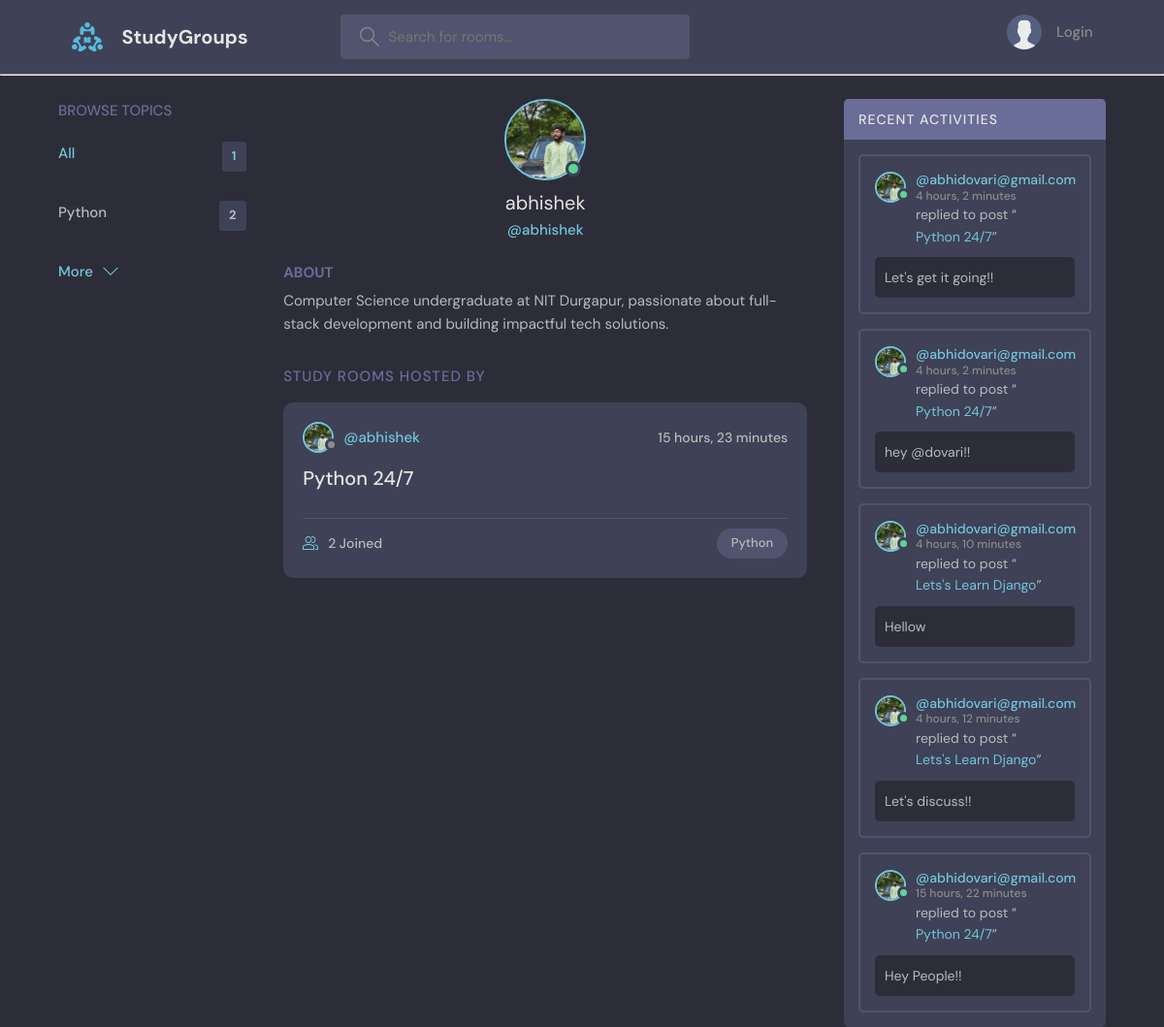
Page /profile/1/ on the committed database.
### base/models.py (models this page shows, shortened)
class Topic(models.Model):
    name = models.CharField(max_length = 200)

class User(AbstractUser):
    name = models.CharField(max_length=200, null=True)
    email = models.EmailField(unique=True, null=True)
    bio = models.TextField(null=True)
    avatar = models.ImageField(null=True, default='avatar.svg')
    USERNAME_FIELD = 'email'
    REQUIRED_FIELDS=[]

class Room(models.Model):
    host = models.ForeignKey(User, on_delete=models.SET_NULL, null=True)
    topic = models.ForeignKey(Topic, on_delete=models.SET_NULL, null=True)
    name = models.CharField(max_length=200)
    description = models.TextField(null = True, blank=True)
    participants = models.ManyToManyField(User, related_name='participants', blank=True)
    updated = models.DateTimeField(auto_now=True) # changes every time the model is updated.
    created = models.DateTimeField(auto_now_add=True) # registers only one date and time the time when this is created.
    class Meta:
        ordering = ['-updated','-created']
    def __str__(self):
        return self.name

class Message(models.Model):
    user = models.ForeignKey(User, on_delete=models.CASCADE)
    room = models.ForeignKey(Room, on_delete=models.CASCADE)
    body = models.TextField()
    updated = models.DateTimeField(auto_now=True)
    created = models.DateTimeField(auto_now_add=True)
    class Meta:
        ordering = ['-updated','-created']

### base/views.py (the view)
# urls.py: path('profile/<str:pk>/', views.userProfile, name='profile'),
def userProfile(request, pk):
    user = User.objects.get(id=pk)
    rooms = user.room_set.all()
    room_messages = user.message_set.all()
    topics = Topic.objects.all()
    context= {'user':user, 'rooms':rooms, 'room_messages':room_messages, 'topics':topics}
    return render(request, 'base/profile.html', context)

### base/templates/base/profile.html (shortened to what this page needs)
{% extends "main.html" %}
{% block content %}
  <main class="profile-page layout layout--3">
    <div class="container">
      {% include "base/topics_component.html" %}
      <div class="roomList">
        <div class="profile">
          <div class="profile__avatar">
            <div class="avatar avatar--large active">
              <img src="{{user.avatar.url}}" />
            </div>
          </div>
          <div class="profile__info">
            <h3>{{user.username}}</h3>
            <p>@{{user.username}}</p>
          </div>
          <div class="profile__about">
            <h3>About</h3>
            <p>
              {{user.bio|default:"This user has not added a bio yet."}}
            </p>
          </div>
        </div>
        <div class="roomList__header">
          <div>
            <h2>Study Rooms Hosted by {{request.user.username}}</a>
            </h2>
          </div>
        </div>
        {% include "base/feed_component.html" %}
      </div>
      {% include "base/activity_component.html" %}
    </div>
  </main>
{% endblock %}

### templates/main.html (shortened to what this page needs)
<!DOCTYPE html>
{% load static %}
<html lang="en">
  <head>
    <link rel="stylesheet" href='{% static "styles/style.css"%}' />
  </head>
  <body>
    {% include "navbar.html" %}
    {% block content %}
    {% endblock %}
  </body>
</html>

### templates/navbar.html (shortened to what this page needs)
{% load static %}
<header class="header header--loggedIn">
    <div class="container">
      <a href="{% url 'home' %}" class="header__logo">
        <img src="{% static 'images/logo.svg' %}" />
        <h1>StudyGroups</h1>
      </a>
      <form class="header__search" method='GET' action='{% url 'home' %}'>
        <label>
          <input name='q' placeholder="Search for rooms..." />
        </label>
      </form>
      <nav class="header__menu">
        {% if request.user.is_authenticated %}
        <div class="header__user">
          <a href="{% url 'profile' request.user.id %}">
            <div class="avatar avatar--medium active">
              <img src="{{request.user.avatar.url}}" />
            </div>
            <p>{{request.user.username}}<span>@{{request.user.username}}</span></p>
          </a>
          <button class="dropdown-button">
            <svg version="1.1" xmlns="http://www.w3.org/2000/svg" width="32" height="32" viewBox="0 0 32 32">
              <title>chevron-down</title>
              <path d="M16 21l-13-13h-3l16 16 16-16h-3l-13 13z"></path>
            </svg>
          </button>
        </div>
        {% else %}
        <a href='{% url "login" %}'>
          <img src="{% static 'images/avatar.svg' %}" />
          <p>Login</p>
          </a>
        {% endif %}
      </nav>
    </div>
</header>
<hr>

### base/templates/base/topics_component.html
<div class="topics">
    <div class="topics__header">
      <h2>Browse Topics</h2>
    </div>
    <ul class="topics__list">
      <li>
        <a href="{% url 'home' %}" class="active">All <span>{{topics.count}}</span></a>
      </li>
      {% for topic in topics|slice:":4" %}
      <li>
        <a href="{% url 'home'%}?q={{topic.name}}">{{topic.name}}<span>{{topic.room_set.all.count}}</span></a>
      </li>
      {% endfor %}
    </ul>
    <a class="btn btn--link" href="{% url 'topics' %}">
      More
      <svg version="1.1" xmlns="http://www.w3.org/2000/svg" width="32" height="32" viewBox="0 0 32 32">
        <title>chevron-down</title>
        <path d="M16 21l-13-13h-3l16 16 16-16h-3l-13 13z"></path>
      </svg>
    </a>
</div>

### base/templates/base/feed_component.html (shortened to what this page needs)
{% for room in rooms %}
<div class="roomListRoom">
    <div class="roomListRoom__header">
      <a href="{% url 'profile' room.host.id%}" class="roomListRoom__author">
        <div class="avatar avatar--small">
          <img src="{{room.host.avatar.url}}" />
        </div>
        <span>@{{room.host.username}}</span>
      </a>
      <div class="roomListRoom__actions">
        <span>{{room.created|timesince}}</span>
      </div>
    </div>
    <div class="roomListRoom__content">
      <a href="{% url "room" room.id %}">{{room.name}}</a>
    </div>
    <div class="roomListRoom__meta">
      <a href="{% url "room" room.id %}" class="roomListRoom__joined">
        <svg version="1.1" xmlns="http://www.w3.org/2000/svg" width="32" height="32" viewBox="0 0 32 32">
          <title>{{room.topic.name}}</title>
          <path
            d="M30.539 20.766c-2.69-1.547-5.75-2.427-8.92-2.662 0.649 0.291 1.303 0.575 1.918 0.928 0.715 0.412 1.288 1.005 1.71 1.694 1.507 0.419 2.956 1.003 4.298 1.774 0.281 0.162 0.456 0.487 0.456 0.85v4.65h-4v2h5c0.553 0 1-0.447 1-1v-5.65c0-1.077-0.56-2.067-1.461-2.584z"
          ></path>
          <path
            d="M22.539 20.766c-6.295-3.619-14.783-3.619-21.078 0-0.901 0.519-1.461 1.508-1.461 2.584v5.65c0 0.553 0.447 1 1 1h22c0.553 0 1-0.447 1-1v-5.651c0-1.075-0.56-2.064-1.461-2.583zM22 28h-20v-4.65c0-0.362 0.175-0.688 0.457-0.85 5.691-3.271 13.394-3.271 19.086 0 0.282 0.162 0.457 0.487 0.457 0.849v4.651z"
          ></path>
          <path
            d="M19.502 4.047c0.166-0.017 0.33-0.047 0.498-0.047 2.757 0 5 2.243 5 5s-2.243 5-5 5c-0.168 0-0.332-0.030-0.498-0.047-0.424 0.641-0.944 1.204-1.513 1.716 0.651 0.201 1.323 0.331 2.011 0.331 3.859 0 7-3.141 7-7s-3.141-7-7-7c-0.688 0-1.36 0.131-2.011 0.331 0.57 0.512 1.089 1.075 1.513 1.716z"
          ></path>
          <path
            d="M12 16c3.859 0 7-3.141 7-7s-3.141-7-7-7c-3.859 0-7 3.141-7 7s3.141 7 7 7zM12 4c2.757 0 5 2.243 5 5s-2.243 5-5 5-5-2.243-5-5c0-2.757 2.243-5 5-5z"
          ></path>
        </svg>
        {{room.participants.all.count}} Joined
      </a>
      <p class="roomListRoom__topic">{{room.topic.name}}</p>
    </div>
</div>
{% endfor %}

### base/templates/base/activity_component.html (shortened to what this page needs)
<div class="activities">
    <div class="activities__header">
      <h2>Recent Activities</h2>
    </div>
    {% for message in room_messages|slice:":5" %}
    <div class="activities__box">
      <div class="activities__boxHeader roomListRoom__header">
        <a href="{% url 'profile' message.user.id %}" class="roomListRoom__author">
          <div class="avatar avatar--small active">
            <img src="{{message.user.avatar.url}}" />
          </div>
          <p>
            @{{message.user}}
            <span>{{message.created|timesince}}</span>
          </p>
        </a>
      </div>
      <div class="activities__boxContent">
        <p>replied to post “<a href="{% url 'room' message.room.id %}">{{message.room}}</a>”</p>
        <div class="activities__boxRoomContent">
          {{message.body}}
        </div>
      </div>
    </div>
    {% endfor %}
</div>

### rows in the picture
Topic: name "Python", room_set.all.count "2"
User: avatar (picture), username "abhishek", bio "Computer Science undergraduate at NIT Durgapur, passionate about full-stack development and building impactful tech solutions."
Room: host.avatar (picture), host.username "abhishek", created "15 hours, 23 minutes", name "Python 24/7", participants.all.count "2", topic.name "Python"
Message: user.avatar (picture), user "abhidovari@gmail.com", created "4 hours, 2 minutes", room "Python 24/7", body "Let's get it going!!"
Message: user.avatar (picture), user "abhidovari@gmail.com", created "4 hours, 2 minutes", room "Python 24/7", body "hey @dovari!!"
Message: user.avatar (picture), user "abhidovari@gmail.com", created "4 hours, 10 minutes", room "Lets's Learn Django", body "Hellow"
Message: user.avatar (picture), user "abhidovari@gmail.com", created "4 hours, 12 minutes", room "Lets's Learn Django", body "Let's discuss!!"
Message: user.avatar (picture), user "abhidovari@gmail.com", created "15 hours, 22 minutes", room "Python 24/7", body "Hey People!!"

### other values in the picture
{{ topics.count }} "1"
